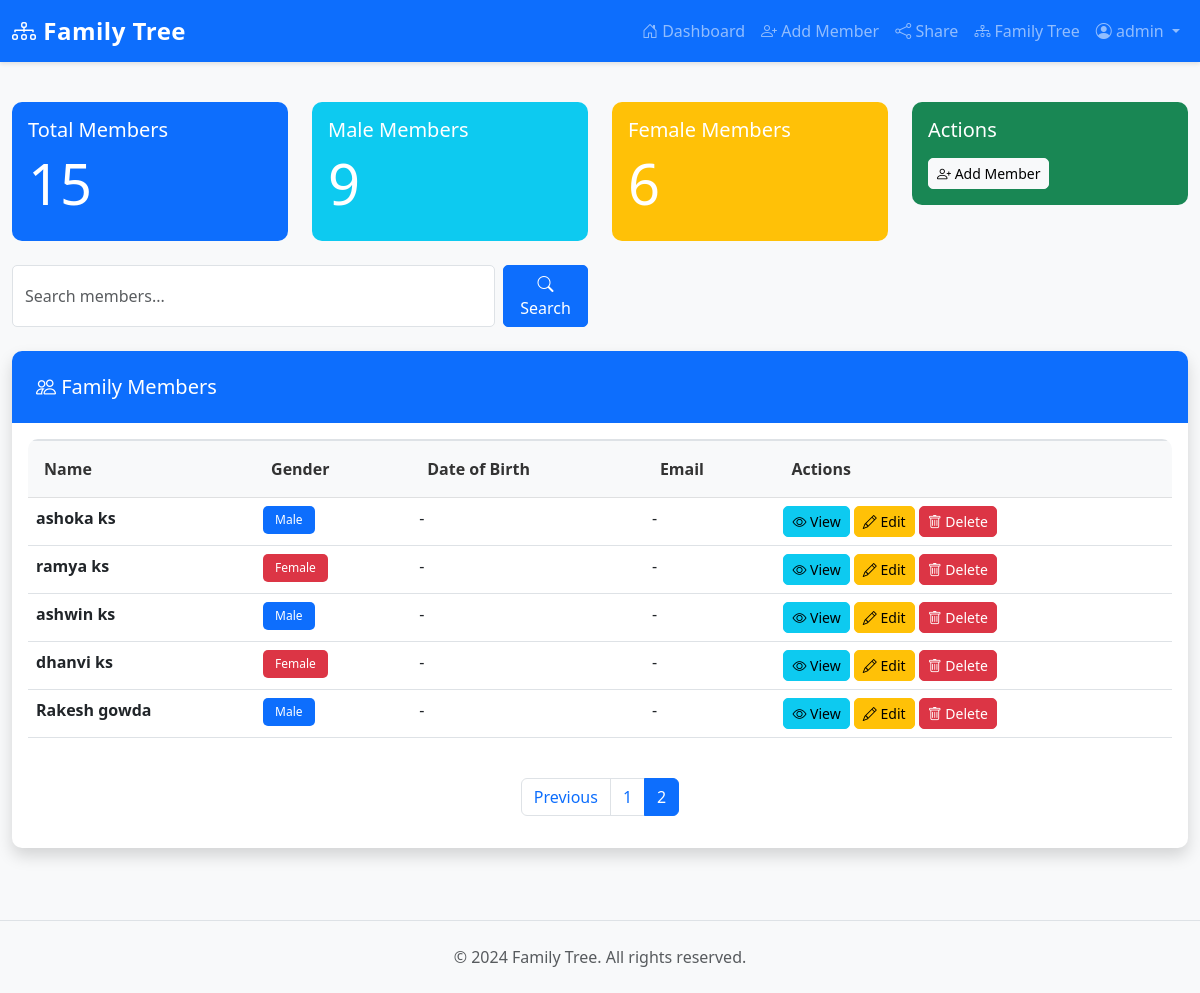
Page /dashboard?page=2 (signed in) on the committed database.
### models/user.py (models this page shows, shortened)
class User(UserMixin, db.Model):
    __tablename__ = 'users'
    id = db.Column(db.Integer, primary_key=True)
    username = db.Column(db.String(80), unique=True, nullable=False, index=True)
    email = db.Column(db.String(120), unique=True, nullable=False, index=True)
    password_hash = db.Column(db.String(255), nullable=False)
    first_name = db.Column(db.String(100))
    last_name = db.Column(db.String(100))
    family_name = db.Column(db.String(100))
    role = db.Column(db.String(20), default='admin', nullable=False)  # CHANGED: 'admin' or 'user' - default is NOW admin
    share_token = db.Column(db.String(64), unique=True, nullable=True)
    created_at = db.Column(db.DateTime, default=datetime.utcnow)
    updated_at = db.Column(db.DateTime, default=datetime.utcnow, onupdate=datetime.utcnow)
    family_members = db.relationship('FamilyMember', backref='user', lazy=True, cascade='all, delete-orphan')
    def is_admin(self):
        return self.role == 'admin'

### models/family.py (models this page shows, shortened)
class FamilyMember(db.Model):
    __tablename__ = 'family_members'
    id = db.Column(db.Integer, primary_key=True)
    user_id = db.Column(db.Integer, db.ForeignKey('users.id'), nullable=False)
    first_name = db.Column(db.String(100), nullable=False)
    last_name = db.Column(db.String(100), nullable=False)
    gender = db.Column(db.String(10), nullable=False)  # Male, Female, Other
    dob = db.Column(db.Date)
    phone = db.Column(db.String(20))
    email = db.Column(db.String(120))
    address = db.Column(db.Text)
    biography = db.Column(db.Text)
    photo = db.Column(db.String(255))  # Store filename
    father_id = db.Column(db.Integer, db.ForeignKey('family_members.id'))
    mother_id = db.Column(db.Integer, db.ForeignKey('family_members.id'))
    spouse_id = db.Column(db.Integer, db.ForeignKey('family_members.id'))
    created_at = db.Column(db.DateTime, default=datetime.utcnow)
    updated_at = db.Column(db.DateTime, default=datetime.utcnow, onupdate=datetime.utcnow)
    father = db.relationship('FamilyMember', remote_side=[id], foreign_keys=[father_id], backref='children_as_father')
    mother = db.relationship('FamilyMember', remote_side=[id], foreign_keys=[mother_id], backref='children_as_mother')
    spouse = db.relationship('FamilyMember', remote_side=[id], foreign_keys=[spouse_id],
                            backref='spouses', uselist=False)
    def get_full_name(self):
        return f"{self.first_name} {self.last_name}"

### routes/dashboard.py (the view)
@dashboard_bp.route('/dashboard')
@login_required
def dashboard():
    page = request.args.get('page', 1, type=int)
    members = FamilyMember.query.filter_by(user_id=current_user.id).paginate(page=page, per_page=10)
    stats = {
        'total_members': FamilyMember.query.filter_by(user_id=current_user.id).count(),
        'male_count': FamilyMember.query.filter_by(user_id=current_user.id, gender='Male').count(),
        'female_count': FamilyMember.query.filter_by(user_id=current_user.id, gender='Female').count(),
    }
    return render_template('dashboard.html', members=members, stats=stats)

### app.py (called while the page is built)
@login_manager.user_loader
def load_user(user_id):
    return db.session.get(User, int(user_id))

@app.context_processor
def inject_user():
    return {'current_user': current_user}

### templates/dashboard.html (shortened to what this page needs)
{% extends "base.html" %}
{% block content %}
<div class="row mb-4">
    <div class="col-md-3">
        <div class="card bg-primary text-white">
            <div class="card-body">
                <h5 class="card-title">Total Members</h5>
                <h2 class="display-4">{{ stats.total_members }}</h2>
            </div>
        </div>
    </div>
    <div class="col-md-3">
        <div class="card bg-info text-white">
            <div class="card-body">
                <h5 class="card-title">Male Members</h5>
                <h2 class="display-4">{{ stats.male_count }}</h2>
            </div>
        </div>
    </div>
    <div class="col-md-3">
        <div class="card bg-warning text-white">
            <div class="card-body">
                <h5 class="card-title">Female Members</h5>
                <h2 class="display-4">{{ stats.female_count }}</h2>
            </div>
        </div>
    </div>
    <div class="col-md-3">
        <div class="card bg-success text-white">
            <div class="card-body">
                <h5 class="card-title">Actions</h5>
                {% if current_user.is_admin() %}
                    <a href="{{ url_for('family.add_member') }}" class="btn btn-light btn-sm mt-2">
                        <i class="bi bi-person-plus"></i> Add Member
                    </a>
                {% else %}
                    <p class="mb-0 small">View-only access</p>
                {% endif %}
            </div>
        </div>
    </div>
</div>
<div class="row mb-4">
    <div class="col-md-6">
        <form method="GET" action="{{ url_for('dashboard.search') }}" class="d-flex gap-2">
            <input type="text" name="q" class="form-control" placeholder="Search members..." required>
            <button type="submit" class="btn btn-primary">
                <i class="bi bi-search"></i> Search
            </button>
        </form>
    </div>
</div>
<div class="card shadow">
    <div class="card-header bg-primary text-white">
        <h5 class="mb-0"><i class="bi bi-people"></i> Family Members</h5>
    </div>
    <div class="card-body">
        {% if members.items %}
            <div class="table-responsive">
                <table class="table table-hover">
                    <thead class="table-light">
                        <tr>
                            <th>Name</th>
                            <th>Gender</th>
                            <th>Date of Birth</th>
                            <th>Email</th>
                            <th>Actions</th>
                        </tr>
                    </thead>
                    <tbody>
                        {% for member in members.items %}
                            <tr>
                                <td>
                                    <strong>{{ member.get_full_name() }}</strong>
                                </td>
                                <td>
                                    {% if member.gender == 'Male' %}
                                        <span class="badge bg-primary">Male</span>
                                    {% elif member.gender == 'Female' %}
                                        <span class="badge bg-danger">Female</span>
                                    {% else %}
                                        <span class="badge bg-secondary">Other</span>
                                    {% endif %}
                                </td>
                                <td>
                                    {% if member.dob %}
                                        {{ member.dob.strftime('%Y-%m-%d') }} (Age: {{ member.get_age() }})
                                    {% else %}
                                        -
                                    {% endif %}
                                </td>
                                <td>{{ member.email or '-' }}</td>
                                <td>
                                    <a href="{{ url_for('family.view_member', member_id=member.id) }}"
                                       class="btn btn-sm btn-info">
                                        <i class="bi bi-eye"></i> View
                                    </a>
                                    {% if current_user.is_admin() %}
                                        <a href="{{ url_for('family.edit_member', member_id=member.id) }}"
                                           class="btn btn-sm btn-warning">
                                            <i class="bi bi-pencil"></i> Edit
                                        </a>
                                        <form method="POST" action="{{ url_for('family.delete_member', member_id=member.id) }}"
                                              style="display:inline;" onsubmit="return confirm('Are you sure?');">
                                            <button type="submit" class="btn btn-sm btn-danger">
                                                <i class="bi bi-trash"></i> Delete
                                            </button>
                                        </form>
                                    {% endif %}
                                </td>
                            </tr>
                        {% endfor %}
                    </tbody>
                </table>
            </div>
            {% if members.pages > 1 %}
                <nav aria-label="Page navigation" class="mt-4">
                    <ul class="pagination justify-content-center">
                        {% if members.has_prev %}
                            <li class="page-item">
                                <a class="page-link" href="{{ url_for('dashboard.dashboard', page=members.prev_num) }}">
                                    Previous
                                </a>
                            </li>
                        {% endif %}
                        {% for page_num in members.iter_pages() %}
                            {% if page_num %}
                                {% if page_num == members.page %}
                                    <li class="page-item active">
                                        <span class="page-link">{{ page_num }}</span>
                                    </li>
                                {% else %}
                                    <li class="page-item">
                                        <a class="page-link" href="{{ url_for('dashboard.dashboard', page=page_num) }}">
                                            {{ page_num }}
                                        </a>
                                    </li>
                                {% endif %}
                            {% endif %}
                        {% endfor %}
                    </ul>
                </nav>
            {% endif %}
        {% endif %}
    </div>
</div>
{% endblock %}

### templates/base.html (shortened to what this page needs)
<!DOCTYPE html>
<html lang="en">
<head>
    <link href="https://cdn.jsdelivr.net/npm/bootstrap@5.3.0/dist/css/bootstrap.min.css" rel="stylesheet">
    <link rel="stylesheet" href="https://cdn.jsdelivr.net/npm/bootstrap-icons@1.11.0/font/bootstrap-icons.css">
    <link rel="stylesheet" href="{{ url_for('static', filename='css/style.css') }}">
</head>
<body>
    <nav class="navbar navbar-expand-lg navbar-dark bg-primary">
        <div class="container-fluid">
            <a class="navbar-brand" href="{{ url_for('dashboard.index') }}">
                <i class="bi bi-diagram-3"></i> Family Tree
            </a>
            <div class="collapse navbar-collapse" id="navbarNav">
                <ul class="navbar-nav ms-auto">
                    {% if current_user.is_authenticated %}
                        <li class="nav-item">
                            <a class="nav-link" href="{{ url_for('dashboard.dashboard') }}">
                                <i class="bi bi-house-door"></i> Dashboard
                            </a>
                        </li>
                        {% if current_user.is_admin() %}
                            <li class="nav-item">
                                <a class="nav-link" href="{{ url_for('family.add_member') }}">
                                    <i class="bi bi-person-plus"></i> Add Member
                                </a>
                            </li>
                            <li class="nav-item">
                                <a class="nav-link" href="{{ url_for('dashboard.share') }}">
                                    <i class="bi bi-share"></i> Share
                                </a>
                            </li>
                        {% endif %}
                        <li class="nav-item">
                            <a class="nav-link" href="{{ url_for('family.family_tree') }}">
                                <i class="bi bi-diagram-3"></i> Family Tree
                            </a>
                        </li>
                        <li class="nav-item dropdown">
                            <a class="nav-link dropdown-toggle" href="#" id="userDropdown" role="button" data-bs-toggle="dropdown">
                                <i class="bi bi-person-circle"></i> {{ current_user.username }}
                            </a>
                        </li>
                    {% endif %}
                </ul>
            </div>
        </div>
    </nav>
    <main class="container-fluid py-4">
        {% block content %}{% endblock %}
    </main>
    <footer class="bg-light py-4 mt-5">
        <div class="container text-center">
            <p class="text-muted mb-0">&copy; 2024 Family Tree. All rights reserved.</p>
        </div>
    </footer>
</body>
</html>

### static/css/style.css (style rules this page uses)
:root { --primary-color: #0d6efd; --secondary-color: #6c757d; --danger-color: #dc3545; --success-color: #198754; }
body { font-family: 'Segoe UI', Tahoma, Geneva, Verdana, sans-serif; background-color: #f8f9fa; min-height: 100vh; display: flex; flex-direction: column; }
main { flex: 1; }
.navbar { box-shadow: 0 2px 4px rgba(0, 0, 0, 0.1); }
.navbar-brand { font-weight: bold; font-size: 1.5rem; letter-spacing: 0.5px; }
.card { border: none; border-radius: 10px; transition: transform 0.3s, box-shadow 0.3s; }
.card-header { border-radius: 10px 10px 0 0 !important; border: none; padding: 1.5rem; }
.btn { border-radius: 5px; font-weight: 500; transition: all 0.3s; }
.btn-primary { background-color: var(--primary-color); border-color: var(--primary-color); }
.btn-danger { background-color: var(--danger-color); border-color: var(--danger-color); }
.form-control, .form-select { border-radius: 5px; border: 1px solid #dee2e6; transition: border-color 0.3s, box-shadow 0.3s; }
.table { background-color: white; }
.table thead th { background-color: #f8f9fa; border-top: 2px solid #dee2e6; font-weight: 600; color: #333; padding: 1rem; }
.table tbody tr { transition: background-color 0.2s; }
.table-responsive { border-radius: 10px; overflow: hidden; }
.badge { padding: 0.5rem 0.75rem; font-weight: 500; border-radius: 5px; }
footer { border-top: 1px solid #dee2e6; margin-top: auto; }
* { transition: background-color 0.2s ease, color 0.2s ease; }
a { color: var(--primary-color); text-decoration: none; }
.shadow { box-shadow: 0 4px 6px rgba(0, 0, 0, 0.1); }

### rows in the picture
User: username "admin"
FamilyMember: get_full_name "ashoka ks", gender "Male", email "-"
FamilyMember: get_full_name "ramya ks", gender "Female", email "-"
FamilyMember: get_full_name "ashwin ks", gender "Male", email "-"
FamilyMember: get_full_name "dhanvi ks", gender "Female", email "-"
FamilyMember: get_full_name "Rakesh gowda", gender "Male", email "-"

### other values in the picture
{{ stats.total_members }} "15"
{{ stats.male_count }} "9"
{{ stats.female_count }} "6"
{{ page_num }} "1"
{{ page_num }} "2"
